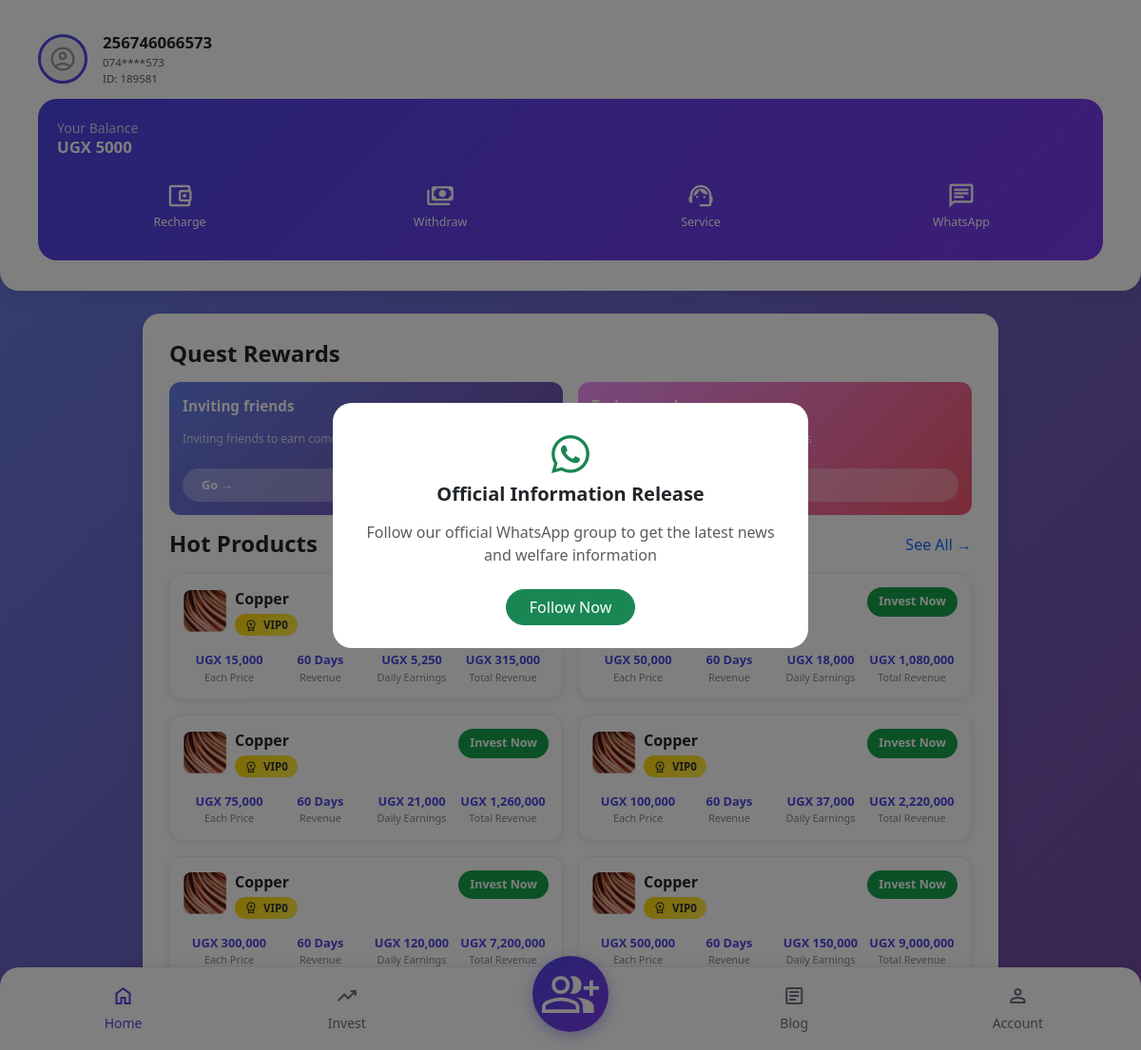
/ (signed in), run on an earlier commit of the app's database.
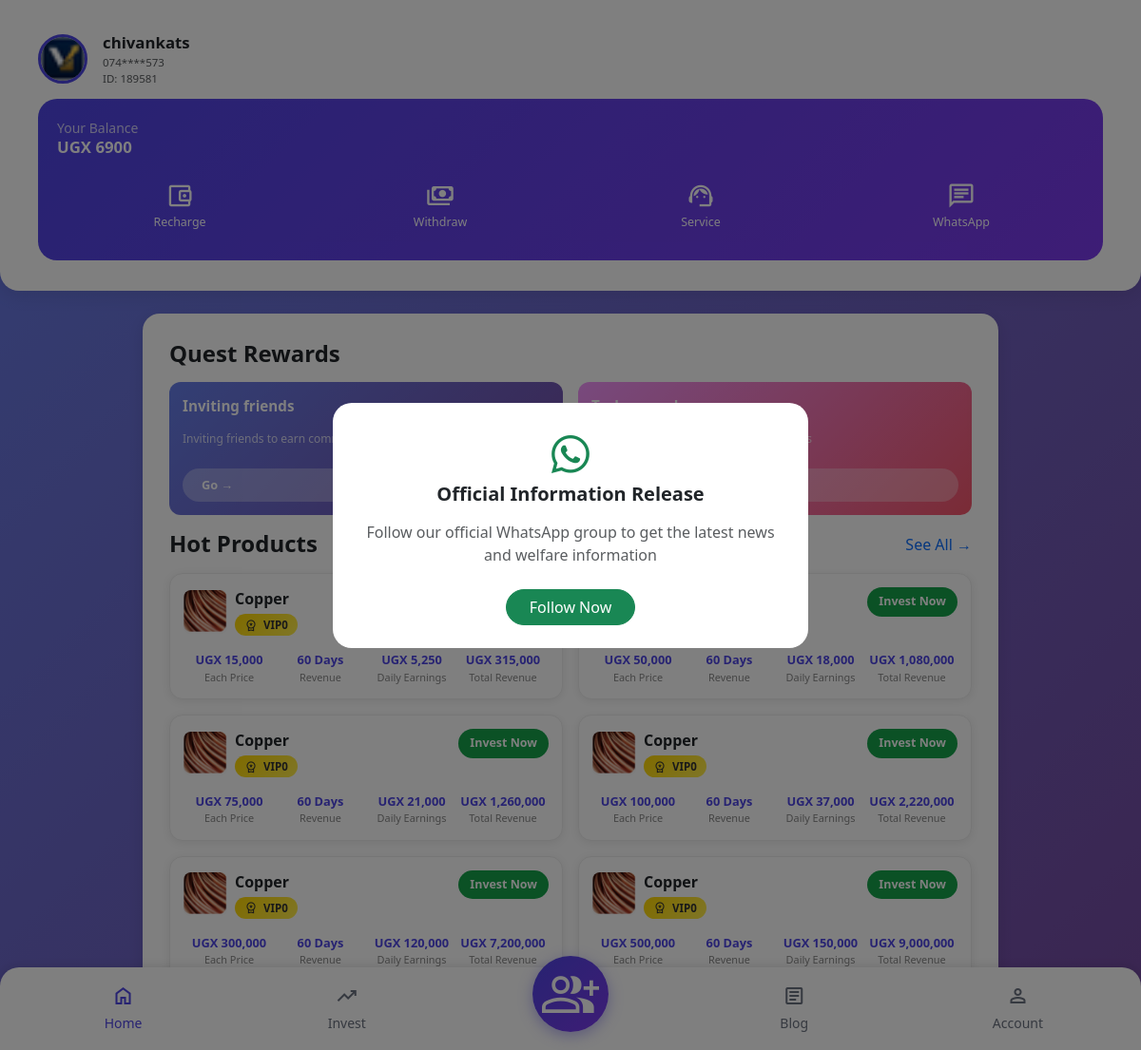
And on a later commit of the database.
### accounts/models.py (models this page shows, shortened)
class Accounts(AbstractBaseUser):
    first_name   = models.CharField(max_length=50)
    last_name    = models.CharField(max_length=50)
    username     = models.CharField(max_length=50, unique=True)
    email        = models.EmailField(unique=True)
    phone_number = models.CharField(max_length=50, blank=True)
    nickname     = models.CharField(max_length=50, blank=True)
    registration_id = models.CharField(
        max_length=6, unique=True, blank=True, null=True,
        help_text="Unique 6-digit member/registration ID shown to the user."
    )
    date_joined   = models.DateTimeField(auto_now_add=True)
    last_login    = models.DateTimeField(auto_now_add=True)
    is_admin      = models.BooleanField(default=False)
    is_staff      = models.BooleanField(default=False)
    is_superadmin = models.BooleanField(default=False)
    is_active     = models.BooleanField(default=True)  # ← changed from False to True
    USERNAME_FIELD  = 'email'
    REQUIRED_FIELDS = ['first_name', 'last_name', 'username']
    objects = MyAccountManager()
    class Meta:
        verbose_name        = 'Account'
        verbose_name_plural = 'Accounts'

### users/models.py (models this page shows, shortened)
class UserProfile(models.Model):
    user = models.OneToOneField(
        settings.AUTH_USER_MODEL,
        on_delete=models.CASCADE,
        related_name='profile',
        help_text="Link to Django User model"
    )
    nickname    = models.CharField(max_length=100, blank=True, null=True)
    avatar      = models.ImageField(upload_to='avatars/', blank=True, null=True)
    phone_number = models.CharField(max_length=20, blank=True, null=True)
    recharge_balance    = models.DecimalField(max_digits=12, decimal_places=2, default=Decimal('0.00'))
    withdrawal_balance  = models.DecimalField(max_digits=12, decimal_places=2, default=Decimal('0.00'))
    commission_balance  = models.DecimalField(max_digits=12, decimal_places=2, default=Decimal('0.00'))
    vip_level = models.IntegerField(
        default=0,
        validators=[MinValueValidator(0), MaxValueValidator(8)]
    )
    total_investment    = models.DecimalField(max_digits=12, decimal_places=2, default=Decimal('0.00'))
    vip_progress        = models.DecimalField(max_digits=12, decimal_places=2, default=Decimal('0.00'))
    total_orders        = models.IntegerField(default=0)
    total_earnings      = models.DecimalField(max_digits=12, decimal_places=2, default=Decimal('0.00'))
    total_withdrawn     = models.DecimalField(max_digits=12, decimal_places=2, default=Decimal('0.00'))
    total_recharged     = models.DecimalField(max_digits=12, decimal_places=2, default=Decimal('0.00'))
    transaction_password        = models.CharField(max_length=128, blank=True, null=True)
    transaction_password_set    = models.BooleanField(default=False)
    referral_code = models.CharField(max_length=20, unique=True, blank=True, null=True)
    referred_by = models.ForeignKey(
        'self',
        on_delete=models.SET_NULL,
        null=True,
        blank=True,
        related_name='referrals'
    )
    total_referrals     = models.IntegerField(default=0)
    referral_earnings   = models.DecimalField(max_digits=12, decimal_places=2, default=Decimal('0.00'))
    is_active   = models.BooleanField(default=True)
    is_verified = models.BooleanField(default=False)
    created_at      = models.DateTimeField(auto_now_add=True)
    updated_at      = models.DateTimeField(auto_now=True)
    last_login_at   = models.DateTimeField(null=True, blank=True)
    class Meta:
        verbose_name        = "User Profile"
        verbose_name_plural = "User Profiles"
        ordering            = ['-created_at']

### Anigoco/views.py (the view)
# urls.py: path('',            views.home,             name='home'),
@login_required
def home(request):
    user = request.user
    try:
        profile = user.profile  # users.models.UserProfile via OneToOne
    except Exception:
        profile = None
    if profile:
        total_balance = (
            (profile.recharge_balance or Decimal('0.00')) +
            (profile.withdrawal_balance or Decimal('0.00')) +
            (profile.commission_balance or Decimal('0.00'))
        )
        nickname  = profile.nickname or user.username
        vip_level = profile.vip_level
    else:
        total_balance = Decimal('0.00')
        nickname      = user.username
        vip_level     = 0
    all_products = (
        InvestmentProduct.objects
        .select_related('category')
        .filter(is_active=True)
    )
    seen_categories = {}
    for p in all_products:
        if p.category_id and p.category_id not in seen_categories:
            cat = p.category
            cat_name = getattr(cat, 'name', None) or getattr(cat, 'category_name', None) or str(cat)
            cat_slug = getattr(cat, 'slug', None) or ''
            seen_categories[p.category_id] = {
                'name': cat_name,
                'slug': cat_slug,
            }
    context = {
        'username':      user.username,
        'nickname':      nickname,
        'vip_level':     vip_level,
        'total_balance': total_balance,
        'profile': profile,
        'show_welcome_popup': request.session.pop('just_logged_in', False),
        'products_json': json.dumps(
            [p.as_dict() for p in all_products],
            cls=DjangoJSONEncoder
        ),
        'categories_json': json.dumps(
            [
                {'id': k, 'name': v['name'], 'slug': v['slug']}
                for k, v in seen_categories.items()
            ],
            cls=DjangoJSONEncoder
        ),
    }
    return render(request, 'home.html', context)

### store/models.py (called while the page is built)
    @property
    def category_name(self):
        return self.category.category_name if self.category else ''

    def as_dict(self):
        return {
            'id':                self.id,
            'product_name':      self.name,
            'category_name':     self.category_name,
            'image':             self.image.url if self.image else '',
            'minimum_vip_level': self.vip_required,
            'price':             str(self.price),
            'revenue_days':      self.duration_days,
            'daily_income':      str(self.daily_earning),
            'total_income':      str(self.total_return),
            'max_shares':        self.max_shares,
            'currency':          'UGX',
        }

### templates/home.html (shortened to what the changed rows need)
{% extends 'base.html' %}
{% load static %}
{% block content %}
<head>
    <link href="https://cdnjs.cloudflare.com/ajax/libs/bootstrap-icons/1.11.3/font/bootstrap-icons.min.css" rel="stylesheet">
    <link href="https://cdnjs.cloudflare.com/ajax/libs/font-awesome/6.4.2/css/all.min.css" rel="stylesheet">
</head>
<div class="index-header">
    <div class="d-flex justify-content-between align-items-center">
        <div class="d-flex align-items-center">
            <div class="user-avatar me-3">
                {% if profile.avatar %}
                    <img src="{{ profile.avatar.url }}" alt="avatar">
                {% elif user.profile.avatar %}
                    <img src="{{ user.profile.avatar.url }}" alt="avatar">
                {% else %}
                    <span class="material-symbols-outlined">account_circle</span>
                {% endif %}
            </div>
            <div>
                <div class="fw-bold">{{ nickname }}</div>
                <div class="text-muted small">
                    0{{ username|slice:"3:5" }}****{{ username|slice:"-3:" }}<br>
                    ID: {{ user.registration_id }}
                </div>
            </div>
        </div>
    </div>
    <div class="index-menu">
        <div class="mb-3">
            <div class="small opacity-75">Your Balance</div>
            <h3 class="fw-bold mb-0">UGX {{ total_balance|floatformat:0 }}</h3>
        </div>
    </div>
</div>
{% endblock %}

What changed in the data, as far as the page shows it:
now on this page (row edited): UserProfile: avatar (picture), nickname "chivankats"
changed UserProfile: avatar empty → "avatars/favicon.ico" (drawn)
Also different on the page:
{{ total_balance|floatformat:0 }}: "5000" → "6900"
{{ nickname }}: "256746066573" → "chivankats"
